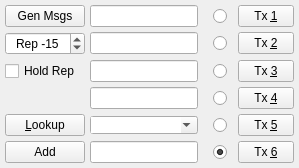
                     <widget class="QWidget" name="tab">
                      <property name="sizePolicy">
                       <sizepolicy hsizetype="MinimumExpanding" vsizetype="MinimumExpanding">
                        <horstretch>0</horstretch>
                        <verstretch>0</verstretch>
                       </sizepolicy>
                      </property>
                      <attribute name="title">
                       <string>1</string>
                      </attribute>
                      <layout class="QGridLayout" name="gridLayout_2">
                       <property name="leftMargin">
                        <number>5</number>
                       </property>
                       <property name="topMargin">
                        <number>5</number>
                       </property>
                       <property name="rightMargin">
                        <number>5</number>
                       </property>
                       <property name="bottomMargin">
                        <number>5</number>
                       </property>
                       <property name="spacing">
                        <number>5</number>
                       </property>
                       <item row="5" column="0">
                        <widget class="QPushButton" name="addButton">
                         <property name="minimumSize">
                          <size>
                           <width>50</width>
                           <height>0</height>
                          </size>
                         </property>
                         <property name="maximumSize">
                          <size>
                           <width>16777215</width>
                           <height>16777215</height>
                          </size>
                         </property>
                         <property name="toolTip">
                          <string>Add callsign and locator to database</string>
                         </property>
                         <property name="text">
                          <string>Add</string>
                         </property>
                        </widget>
                       </item>
                       <item row="3" column="2">
                        <widget class="DoubleClickableRadioButton" name="txrb4">
                         <property name="toolTip">
                          <string>&lt;html&gt;&lt;head/&gt;&lt;body&gt;&lt;p&gt;Send this message in next Tx interval&lt;/p&gt;&lt;p&gt;Double-click to toggle between RRR and RR73 messages in Tx4 (not allowed for type 2 compound call holders)&lt;/p&gt;&lt;p&gt;RR73 messages should only be used when you are reasonably confident that no message repetitions will be required&lt;/p&gt;&lt;/body&gt;&lt;/html&gt;</string>
                         </property>
                         <property name="styleSheet">
                          <string notr="true">margin-left: 10%; margin-right: 0%</string>
                         </property>
                         <property name="text">
                          <string/>
                         </property>
                         <property name="shortcut">
                          <string>Ctrl+4</string>
                         </property>
                        </widget>
                       </item>
                       <item row="5" column="3">
                        <widget class="QPushButton" name="txb6">
                         <property name="minimumSize">
                          <size>
                           <width>0</width>
                           <height>18</height>
                          </size>
                         </property>
                         <property name="toolTip">
                          <string>Switch to this Tx message NOW</string>
                         </property>
                         <property name="styleSheet">
                          <string notr="true">padding-left: 15%; padding-right: 15%; padding-top: 3%; padding-bottom: 3%</string>
                         </property>
                         <property name="text">
                          <string>Tx &amp;6</string>
                         </property>
                         <property name="shortcut">
                          <string>Alt+6</string>
                         </property>
                        </widget>
                       </item>
                       <item row="0" column="3">
                        <widget class="DoubleClickablePushButton" name="txb1">
                         <property name="sizePolicy">
                          <sizepolicy hsizetype="Minimum" vsizetype="Fixed">
                           <horstretch>0</horstretch>
                           <verstretch>0</verstretch>
                          </sizepolicy>
                         </property>
                         <property name="minimumSize">
                          <size>
                           <width>0</width>
                           <height>18</height>
                          </size>
                         </property>
                         <property name="toolTip">
                          <string>&lt;html&gt;&lt;head/&gt;&lt;body&gt;&lt;p&gt;Switch to this Tx message NOW&lt;/p&gt;&lt;p&gt;Double click to toggle the use of the Tx1 message to start a QSO with a station (not allowed for type 1 compound call holders)&lt;/p&gt;&lt;/body&gt;&lt;/html&gt;</string>
                         </property>
                         <property name="layoutDirection">
                          <enum>Qt::LeftToRight</enum>
                         </property>
                         <property name="styleSheet">
                          <string notr="true">padding-left: 15%; padding-right: 15%; padding-top: 3%; padding-bottom: 3%</string>
                         </property>
                         <property name="text">
                          <string>Tx &amp;1</string>
                         </property>
                         <property name="shortcut">
                          <string>Alt+1</string>
                         </property>
                        </widget>
                       </item>
                       <item row="4" column="2">
                        <widget class="DoubleClickableRadioButton" name="txrb5">
                         <property name="toolTip">
                          <string>&lt;html&gt;&lt;head/&gt;&lt;body&gt;&lt;p&gt;Send this message in next Tx interval&lt;/p&gt;&lt;p&gt;Double-click to reset to the standard 73 message&lt;/p&gt;&lt;/body&gt;&lt;/html&gt;</string>
                         </property>
                         <property name="styleSheet">
                          <string notr="true">margin-left: 10%; margin-right: 0%</string>
                         </property>
                         <property name="text">
                          <string/>
                         </property>
                         <property name="shortcut">
                          <string>Ctrl+5</string>
                         </property>
                        </widget>
                       </item>
                       <item row="5" column="2">
                        <widget class="DoubleClickableRadioButton" name="txrb6">
                         <property name="toolTip">
                          <string>&lt;html&gt;&lt;head/&gt;&lt;body&gt;&lt;p&gt;Send this message in next Tx interval&lt;/p&gt;&lt;p&gt;&lt;br/&gt;&lt;/p&gt;&lt;p&gt;Double click to clear DX Call/DX Grid and TX 1-5 fields. &lt;/p&gt;&lt;/body&gt;&lt;/html&gt;</string>
                         </property>
                         <property name="styleSheet">
                          <string notr="true">margin-left: 10%; margin-right: 0%</string>
                         </property>
                         <property name="text">
                          <string/>
                         </property>
                         <property name="shortcut">
                          <string>Ctrl+6</string>
                         </property>
                         <property name="checked">
                          <bool>true</bool>
                         </property>
                        </widget>
                       </item>
                       <item row="2" column="2">
                        <widget class="QRadioButton" name="txrb3">
                         <property name="toolTip">
                          <string>Send this message in next Tx interval</string>
                         </property>
                         <property name="styleSheet">
                          <string notr="true">margin-left: 10%; margin-right: 0%</string>
                         </property>
                         <property name="text">
                          <string/>
                         </property>
                         <property name="shortcut">
                          <string>Ctrl+3</string>
                         </property>
                        </widget>
                       </item>
                       <item row="0" column="0">
                        <widget class="QPushButton" name="genStdMsgsPushButton">
                         <property name="sizePolicy">
                          <sizepolicy hsizetype="Minimum" vsizetype="Fixed">
                           <horstretch>0</horstretch>
                           <verstretch>0</verstretch>
                          </sizepolicy>
                         </property>
                         <property name="minimumSize">
                          <size>
                           <width>50</width>
                           <height>0</height>
                          </size>
                         </property>
                         <property name="maximumSize">
                          <size>
                           <width>16777215</width>
                           <height>16777215</height>
                          </size>
                         </property>
                         <property name="toolTip">
                          <string>Generate standard messages for minimal QSO</string>
                         </property>
                         <property name="text">
                          <string>Gen Msgs</string>
                         </property>
                        </widget>
                       </item>
                       <item row="4" column="1">
                        <widget class="QComboBox" name="tx5">
                         <property name="sizePolicy">
                          <sizepolicy hsizetype="Expanding" vsizetype="Fixed">
                           <horstretch>0</horstretch>
                           <verstretch>0</verstretch>
                          </sizepolicy>
                         </property>
                         <property name="minimumSize">
                          <size>
                           <width>0</width>
                           <height>0</height>
                          </size>
                         </property>
                         <property name="font">
                          <font>
                           <kerning>true</kerning>
                          </font>
                         </property>
                         <property name="toolTip">
                          <string>Enter a free text message (maximum 13 characters)
or select a predefined macro from the dropdown list.
Press ENTER to add the current text to the predefined
list. The list can be maintained in Settings (F2).</string>
                         </property>
                         <property name="styleSheet">
                          <string notr="true"> padding-top: 0;</string>
                         </property>
                         <property name="editable">
                          <bool>true</bool>
                         </property>
                         <property name="insertPolicy">
                          <enum>QComboBox::InsertAtBottom</enum>
                         </property>
                         <property name="iconSize">
                          <size>
                           <width>14</width>
                           <height>14</height>
                          </size>
                         </property>
                         <property name="frame">
                          <bool>true</bool>
                         </property>
                        </widget>
                       </item>
                       <item row="1" column="3">
                        <widget class="DoubleClickablePushButton" name="txb2">
                         <property name="sizePolicy">
                          <sizepolicy hsizetype="Minimum" vsizetype="Fixed">
                           <horstretch>0</horstretch>
                           <verstretch>0</verstretch>
                          </sizepolicy>
                         </property>
                         <property name="minimumSize">
                          <size>
                           <width>0</width>
                           <height>18</height>
                          </size>
                         </property>
                         <property name="toolTip">
                          <string>&lt;html&gt;&lt;head/&gt;&lt;body&gt;&lt;p&gt;Switch to this Tx message NOW&lt;/p&gt;&lt;p&gt;Double click to skip TX2/TX3 (not allowed for certain modes)&lt;/p&gt;&lt;/body&gt;&lt;/html&gt;</string>
                         </property>
                         <property name="layoutDirection">
                          <enum>Qt::LeftToRight</enum>
                         </property>
                         <property name="styleSheet">
                          <string notr="true">padding-left: 15%; padding-right: 15%; padding-top: 3%; padding-bottom: 3%</string>
                         </property>
                         <property name="text">
                          <string>Tx &amp;2</string>
                         </property>
                         <property name="shortcut">
                          <string>Alt+2</string>
                         </property>
                        </widget>
                       </item>
                       <item row="0" column="2">
                        <widget class="DoubleClickableRadioButton" name="txrb1">
                         <property name="toolTip">
                          <string>&lt;html&gt;&lt;head/&gt;&lt;body&gt;&lt;p&gt;Send this message in next Tx interval&lt;/p&gt;&lt;p&gt;Double click to toggle the use of the Tx1 message to start a QSO with a station (not allowed for type 1 compound call holders)&lt;/p&gt;&lt;/body&gt;&lt;/html&gt;</string>
                         </property>
                         <property name="styleSheet">
                          <string notr="true">margin-left: 10%; margin-right: 0%</string>
                         </property>
                         <property name="text">
                          <string/>
                         </property>
                         <property name="shortcut">
                          <string>Ctrl+1</string>
                         </property>
                        </widget>
                       </item>
                       <item row="4" column="3">
                        <widget class="DoubleClickablePushButton" name="txb5">
                         <property name="minimumSize">
                          <size>
                           <width>0</width>
                           <height>18</height>
                          </size>
                         </property>
                         <property name="toolTip">
                          <string>&lt;html&gt;&lt;head/&gt;&lt;body&gt;&lt;p&gt;Switch to this Tx message NOW&lt;/p&gt;&lt;p&gt;Double-click to reset to the standard 73 message&lt;/p&gt;&lt;/body&gt;&lt;/html&gt;</string>
                         </property>
                         <property name="styleSheet">
                          <string notr="true">padding-left: 15%; padding-right: 15%; padding-top: 3%; padding-bottom: 3%</string>
                         </property>
                         <property name="text">
                          <string>Tx &amp;5</string>
                         </property>
                         <property name="shortcut">
                          <string>Alt+5</string>
                         </property>
                        </widget>
                       </item>
                       <item row="1" column="1">
                        <widget class="QLineEdit" name="tx2"/>
                       </item>
                       <item row="1" column="0">
                        <widget class="QSpinBox" name="rptSpinBox">
                         <property name="toolTip">
                          <string>&lt;html&gt;&lt;head/&gt;&lt;body&gt;&lt;p&gt;Signal report: Signal-to-noise ratio in 2500 Hz reference bandwidth (dB).&lt;/p&gt;&lt;/body&gt;&lt;/html&gt;</string>
                         </property>
                         <property name="alignment">
                          <set>Qt::AlignCenter</set>
                         </property>
                         <property name="prefix">
                          <string>Rep </string>
                         </property>
                         <property name="minimum">
                          <number>-50</number>
                         </property>
                         <property name="maximum">
                          <number>49</number>
                         </property>
                         <property name="value">
                          <number>-15</number>
                         </property>
                        </widget>
                       </item>
                       <item row="2" column="0">
                        <widget class="QCheckBox" name="cbHoldRpt">
                         <property name="toolTip">
                          <string>Keep the signal report you have typed. Without this, every decode from the station you are working replaces it with the report just measured.</string>
                         </property>
                         <property name="text">
                          <string>Hold Rep</string>
                         </property>
                        </widget>
                       </item>
                       <item row="3" column="3">
                        <widget class="DoubleClickablePushButton" name="txb4">
                         <property name="minimumSize">
                          <size>
                           <width>0</width>
                           <height>18</height>
                          </size>
                         </property>
                         <property name="toolTip">
                          <string>&lt;html&gt;&lt;head/&gt;&lt;body&gt;&lt;p&gt;Switch to this Tx message NOW&lt;/p&gt;&lt;p&gt;Double-click to toggle between RRR and RR73 messages in Tx4 (not allowed for type2 compound call holders)&lt;/p&gt;&lt;p&gt;RR73 messages should only be used when you are reasonably confident that no message repetitions will be required&lt;/p&gt;&lt;/body&gt;&lt;/html&gt;</string>
                         </property>
                         <property name="styleSheet">
                          <string notr="true">padding-left: 15%; padding-right: 15%; padding-top: 3%; padding-bottom: 3%</string>
                         </property>
                         <property name="text">
                          <string>Tx &amp;4</string>
                         </property>
                         <property name="shortcut">
                          <string>Alt+4</string>
                         </property>
                        </widget>
                       </item>
                       <item row="2" column="3">
                        <widget class="QPushButton" name="txb3">
                         <property name="minimumSize">
                          <size>
                           <width>0</width>
                           <height>18</height>
                          </size>
                         </property>
                         <property name="toolTip">
                          <string>Switch to this Tx message NOW</string>
                         </property>
                         <property name="styleSheet">
                          <string notr="true">padding-left: 15%; padding-right: 15%; padding-top: 3%; padding-bottom: 3%</string>
                         </property>
                         <property name="text">
                          <string>Tx &amp;3</string>
                         </property>
                         <property name="shortcut">
                          <string>Alt+3</string>
                         </property>
                        </widget>
                       </item>
                       <item row="0" column="1">
                        <widget class="QLineEdit" name="tx1">
                         <property name="text">
                          <string/>
                         </property>
                        </widget>
                       </item>
                       <item row="5" column="1">
                        <widget class="QLineEdit" name="tx6">
                         <property name="text">
                          <string/>
                         </property>
                        </widget>
                       </item>
                       <item row="3" column="1">
                        <widget class="QLineEdit" name="tx4">
                         <property name="text">
                          <string/>
                         </property>
                        </widget>
                       </item>
                       <item row="1" column="2">
                        <widget class="DoubleClickableRadioButton" name="txrb2">
                         <property name="toolTip">
                          <string>Send this message in next Tx interval</string>
                         </property>
                         <property name="styleSheet">
                          <string notr="true">margin-left: 10%; margin-right: 0%</string>
                         </property>
                         <property name="text">
                          <string/>
                         </property>
                         <property name="shortcut">
                          <string>Ctrl+2</string>
                         </property>
                        </widget>
                       </item>
                       <item row="2" column="1">
                        <widget class="QLineEdit" name="tx3"/>
                       </item>
                       <item row="4" column="0">
                        <widget class="QPushButton" name="lookupButton">
                         <property name="minimumSize">
                          <size>
                           <width>50</width>
                           <height>0</height>
                          </size>
                         </property>
                         <property name="maximumSize">
                          <size>
                           <width>120</width>
                           <height>16777215</height>
                          </size>
                         </property>
                         <property name="toolTip">
                          <string>Search for callsign in database</string>
                         </property>
                         <property name="text">
                          <string>&amp;Lookup</string>
                         </property>
                        </widget>
                       </item>
                      </layout>
                     </widget>
